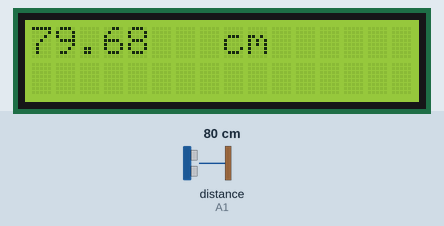
Simulated run of this sketch. Board: Arduino Mega 2560, built with avr-gcc and run on an emulated ATmega2560. Parts: 16×2 character LCD. Wiring (inferred from the names in the program): ultrasonic range finder: trigger A2; echo A1. Inputs (shaded band) come from the test bench; at power-on: distance to the obstacle (sensor on A1) 80 cm. The echo pulse lasts 58.3 µs per cm.

Above: at 1.2 s.
1.3 s: distance to the obstacle (sensor on A1) set to 2 cm
At 2.4 s:
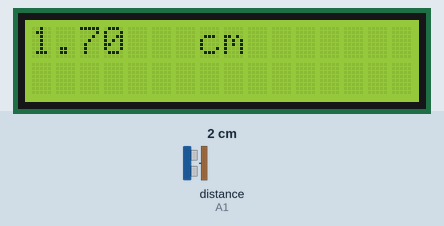
4.5 s: distance to the obstacle (sensor on A1) set to 4 cm
At 6.2 s:
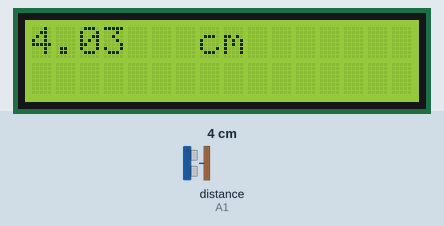
6.5 s: distance to the obstacle (sensor on A1) set to 9 cm
At 8.2 s:
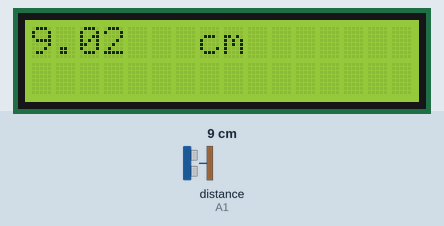
Timing chart, 0 to 9.7 s (numbered marks = the images above; inputs shaded):
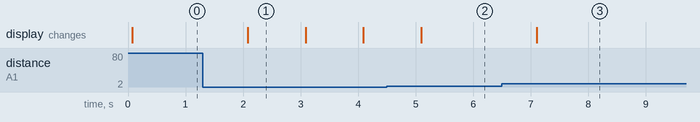

The sketch:

DelC.ino
```cpp
/*
  LCD Setup (rest in setup loop):
  v0 = output of pot
  vss = ground
  vdd = 5v
  rs = 50
  rw = ground
  e = 46
*/

// vars
#include <LiquidCrystal.h>
#define trigPin A2 // orange
#define echoPin A1  // green
float signalTime; // time it takes for signal to get back
float final_distance;
float distanceCalcFactor = 0.0343 / 2;
LiquidCrystal lcd(50, 46, 47, 49, 51, 53); // (rs, en, d4, d5, d6, d7)

float getDistance() {
  /* Get distance */
  digitalWrite(trigPin, LOW); // reset pin
  digitalWrite(trigPin, HIGH);
  delayMicroseconds(10);
  digitalWrite(trigPin, LOW);
  signalTime = pulseIn(echoPin, HIGH); // get time for signal to get back
  return distanceCalcFactor * signalTime;
}

void setup() {
  lcd.begin(16, 2); // set up the LCD's number of columns and rows:
  // for sensor
  Serial.begin(9600);
  pinMode(trigPin, OUTPUT);
  pinMode(echoPin, INPUT);
}

void loop() {
  final_distance = getDistance();

  /*Print Distance in Cm on LCD*/
  lcd.clear(); // refresh screen
  lcd.println(final_distance);
  lcd.print(" cm");
  delay(1000); // refresh time
}
```

Measured:
- after the input at 1.3 s, the display: changes after 0.79 s (image 1)
- after the input at 4.5 s, the display: changes after 0.60 s (image 2)
- after the input at 6.5 s, the display: changes after 0.61 s (image 3)
- what the display in image 1 shows lasts 1.0 s, from 2.1 s to 3.1 s
